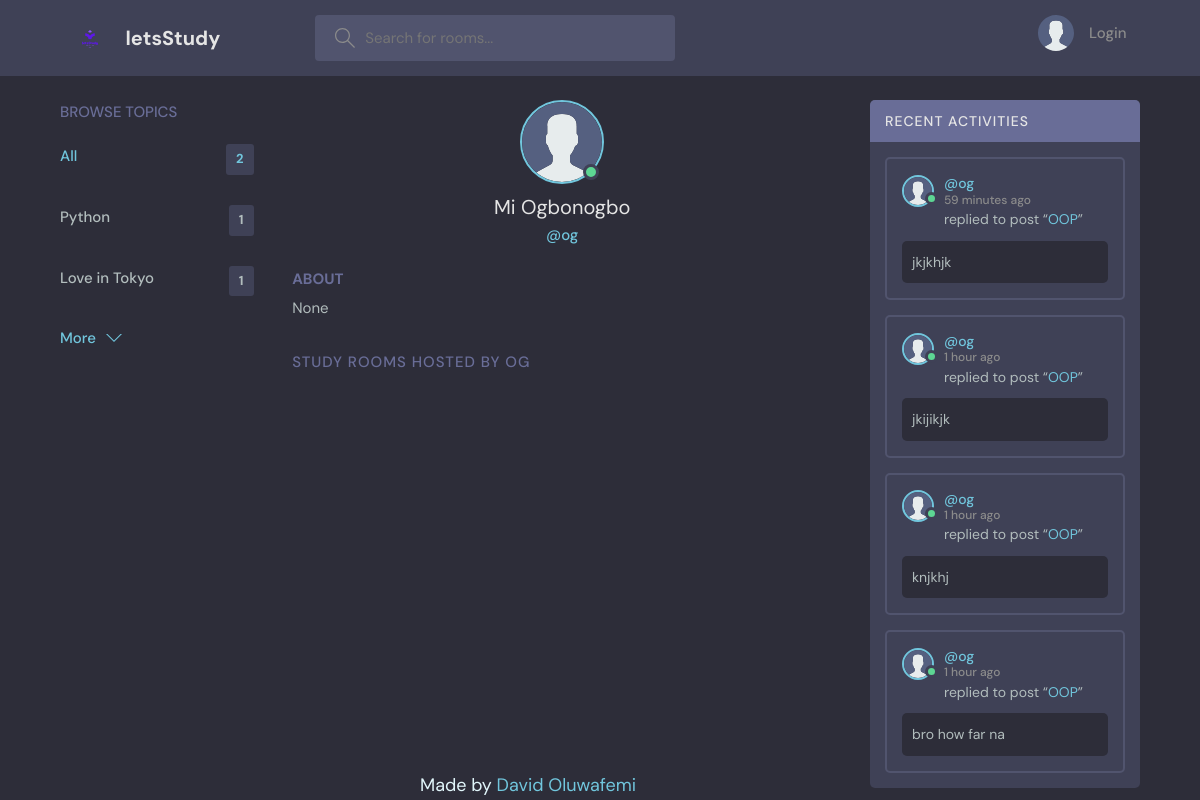
The app's page /profile/3, older data.
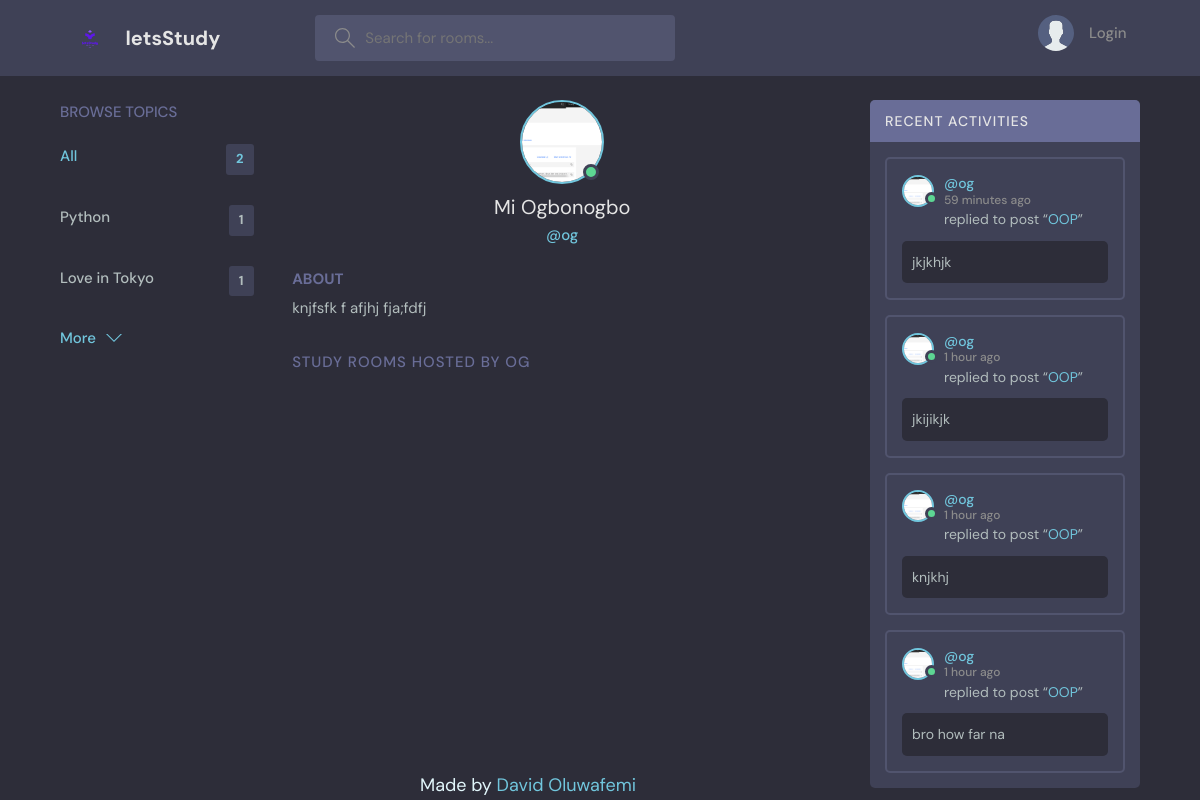
The same page, newer data.
### main/models.py (models this page shows, shortened)
class User(AbstractUser):
    name = models.CharField(max_length=200, null=True)
    email = models.EmailField(unique=True, null=True)
    bio = models.TextField(null=True)
    avatar = models.ImageField(null=True, default="avatar.svg")
    USERNAME_FIELD = "email"
    REQUIRED_FIELDS = []
    def __str__(self):
        return self.username

class Message(models.Model):
    user = models.ForeignKey(User, on_delete=models.CASCADE)
    room = models.ForeignKey(Room, on_delete=models.CASCADE)
    body = models.TextField()
    updated = models.DateTimeField(auto_now=True)  # saves everytime
    created = models.DateTimeField(auto_now_add=True)  # once on creation
    class Meta:
        ordering = ["-updated", "-created"]
    def __str__(self):
        elipsis = ""
        if len(self.body) > 50:
            elipsis = "..."
        return f"{self.body[:50]}{elipsis}"

class Room(models.Model):
    host = models.ForeignKey(User, on_delete=models.SET_NULL, null=True)
    topic = models.ForeignKey("Topic", on_delete=models.SET_NULL, null=True)
    name = models.CharField(max_length=200)
    description = models.TextField(null=True, blank=True)
    participants = models.ManyToManyField(User, related_name="participants", blank=True)
    updated = models.DateTimeField(auto_now=True)  # saves everytime
    created = models.DateTimeField(auto_now_add=True)  # once on creation
    class Meta:
        ordering = ["-updated", "-created"]

### main/views.py (the view)
# urls.py: path("profile/<str:pk>", views.user_profile, name="user-profile"),
def user_profile(request, pk):
    all_rooms = Room.objects.all()
    user = User.objects.get(pk=pk)
    chats = user.message_set.all()
    topics = Topic.objects.all()
    rooms = user.room_set.all()
    context = {
        "user": user,
        "rooms": rooms,
        "chats": chats,
        "topics": topics,
        "rooms_count": all_rooms.count(),
    }
    return render(request, "main/profile.html", context)

### main/templates/main/profile.html (shortened to what this page needs)
{% extends 'base.html' %} {% block content %}
<main class="profile-page layout layout--3">
  <div class="container">
    {% include 'main/topics_component.html' %}
    <div class="roomList">
      <div class="profile">
        <div class="profile__avatar">
          <div class="avatar avatar--large active">
            <img src="{{ user.avatar.url }}" />
          </div>
        </div>
        <div class="profile__info">
          <h3>{{user.name}}</h3>
          <p>@{{user.username}}</p>
        </div>
        <div class="profile__about">
          <h3>About</h3>
          <p>{{ user.bio }}</p>
        </div>
      </div>
      <div class="roomList__header">
        <div>
          <h2>Study Rooms Hosted by {{ user.username }}</h2>
        </div>
      </div>
    </div>
    {% include 'main/activities_component.html' %}
  </div>
</main>
{% endblock %}

### main/templates/main/activities_component.html (shortened to what this page needs)
<div class="activities">
    <div class="activities__header">
        <h2>Recent Activities</h2>
    </div>
    {% for chat in chats %}
    <div class="activities__box">
        <div class="activities__boxHeader roomListRoom__header">
            <a href="{% url 'user-profile' chat.user.id %}" class="roomListRoom__author">
                <div class="avatar avatar--small active">
                    <img src="{{ chat.user.avatar.url }}" />
                </div>
                <p>
                    @{{chat.user}}
                    <span>{{chat.created|timesince}} ago</span>
                </p>
            </a>
        </div>
        <div class="activities__boxContent">
            <p>
                replied to post “<a href="{% url 'room' chat.room.id %}">{{chat.room.name}}</a>”
            </p>
            <div class="activities__boxRoomContent">{{chat}}</div>
        </div>
    </div>
    {% endfor %}
</div>

Row changes from the older to the newer data that the page shows:
changed User "Mi Ogbonogbo": avatar: picture added in place of a placeholder; bio "None" → "knjfsfk f afjhj fja;fdfj"
changed through a linked row, Message "jkjkhjk": user.avatar: picture added in place of a placeholder
changed through a linked row, Message "jkijikjk": user.avatar: picture added in place of a placeholder
changed through a linked row, Message "knjkhj": user.avatar: picture added in place of a placeholder
changed through a linked row, Message "bro how far na": user.avatar: picture added in place of a placeholder
